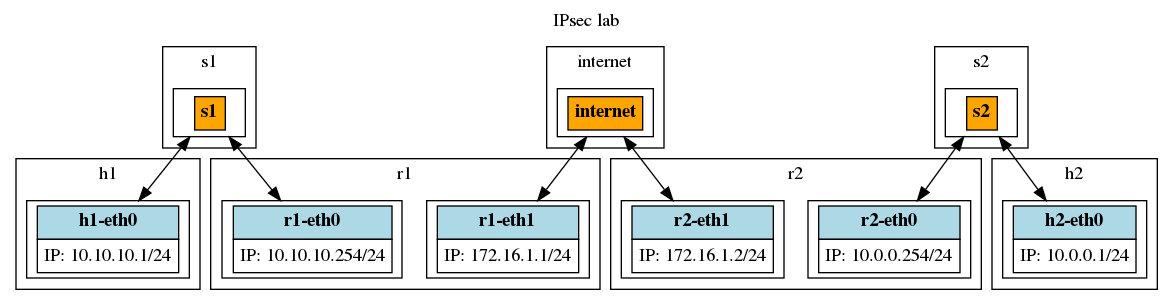

The script that drew this image:
#!/usr/bin/python
# coding=utf8

# la commande de conversion vers le graph est :
#  dot -Tpng graph.dot -o graph.png

# la commande de conversion vers le graph est :
#  dot -Tpng graph.dot -o graph.png
# python3 network_graph.py > graph.dot; dot -Tpng graph.dot -o graph.png

import subprocess


def get_list(c):
	elements = subprocess.check_output(c,shell=True).splitlines()
	return [e.split('#') if ('#' in e) else e for e in elements]

interface_desc = """        "%s" [label=<
            <table border="0" cellborder="1" cellspacing="0" cellpadding="4">
                <tr><td bgcolor="lightblue"><b>%s</b></td></tr>
                <tr><td align="left">IP: %s</td></tr>
            </table>
        >];"""
switch_desc = """        "%s" [label=<
            <table border="0" cellborder="1" cellspacing="0" cellpadding="4">
                <tr><td bgcolor="orange"><b>%s</b></td></tr>
            </table>
        >];"""

nom_fichier = 'build_architecture'
cat_fichier = 'cat '+nom_fichier

list_hosts_command = cat_fichier+"|awk '/ip\s+netns\s+add/ { print $4 }'"
list_switches_command = cat_fichier+"|awk '/ovs-vsctl\s+add-br/ { print $3 }'"
list_veths_command = cat_fichier+"|awk '/ip\s+l(ink)?\s+add/ { print $9 \"#\" $4 }'"
list_ports_command = cat_fichier+"|awk '/ovs-vsctl\s+add-port/ { print $3 \"#\" $4}'"
list_addresses_command = cat_fichier+"|awk '/ip a(ddress)?\s*add\s+dev\s+/ { print $9 \"#\" $10 }'"
titre_graphe_command = cat_fichier+"|sed -n 's/^# graphe : \(.*\)/\\1/p'" 

list_hosts = get_list(list_hosts_command)
list_switches = get_list(list_switches_command)
list_veths = get_list(list_veths_command)
list_ports = get_list(list_ports_command)
list_addresses = get_list(list_addresses_command)
titre_graphe = subprocess.check_output(titre_graphe_command,shell=True).rstrip('\n')

nom_graphe = titre_graphe or "Net Lab" 

#print list_hosts
#print list_switches
#print list_veths
list_veths = [sorted(x,cmp=lambda x,y: -1 if (x[:x.find('-')] in list_switches) else 1)  for x in list_veths]
#print list_veths
#print list_ports
#print list_addresses

print """digraph G { 
    label = "%s";
    labelloc = top;
 
    node [shape=record];
    edge [dir=both];"""%(nom_graphe)

compteur = 0
for h in list_hosts:
	print """subgraph cluster_%d {
		label = %s;
	"""%(compteur,h)
	compteur+=1
	interfaces = [i for i in list_addresses if i[0].startswith(h)]
	for i in interfaces:
		print interface_desc%(i[0],i[0],i[1])
	print """	}"""	

for s in list_switches:
	print """subgraph cluster_%d {
		label = %s;
	"""%(compteur,s)
	compteur+=1
	print switch_desc%(s,s)
	print """	}"""

dico_veths = dict(list_veths)
for p in list_ports:
	print """ "%s"->"%s"; """%(p[0],dico_veths[p[1]])
print "}"
